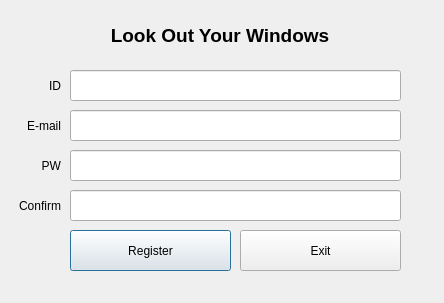
<?xml version="1.0" encoding="UTF-8"?>
<ui version="4.0">
 <class>Dialog</class>
 <widget class="QDialog" name="Dialog">
  <property name="geometry">
   <rect>
    <x>0</x>
    <y>0</y>
    <width>444</width>
    <height>303</height>
   </rect>
  </property>
  <property name="windowTitle">
   <string>Dialog</string>
  </property>
  <widget class="QLineEdit" name="lineedit_id">
   <property name="geometry">
    <rect>
     <x>70</x>
     <y>70</y>
     <width>331</width>
     <height>31</height>
    </rect>
   </property>
   <property name="text">
    <string/>
   </property>
  </widget>
  <widget class="QPushButton" name="btn_register">
   <property name="geometry">
    <rect>
     <x>70</x>
     <y>230</y>
     <width>161</width>
     <height>41</height>
    </rect>
   </property>
   <property name="text">
    <string>Register</string>
   </property>
  </widget>
  <widget class="QLabel" name="lbl_id">
   <property name="geometry">
    <rect>
     <x>30</x>
     <y>70</y>
     <width>31</width>
     <height>31</height>
    </rect>
   </property>
   <property name="layoutDirection">
    <enum>Qt::LeftToRight</enum>
   </property>
   <property name="text">
    <string>ID</string>
   </property>
   <property name="alignment">
    <set>Qt::AlignRight|Qt::AlignTrailing|Qt::AlignVCenter</set>
   </property>
  </widget>
  <widget class="QLabel" name="lbl_password">
   <property name="geometry">
    <rect>
     <x>30</x>
     <y>150</y>
     <width>31</width>
     <height>31</height>
    </rect>
   </property>
   <property name="text">
    <string>PW</string>
   </property>
   <property name="alignment">
    <set>Qt::AlignRight|Qt::AlignTrailing|Qt::AlignVCenter</set>
   </property>
  </widget>
  <widget class="QLineEdit" name="lineedit_password">
   <property name="geometry">
    <rect>
     <x>70</x>
     <y>150</y>
     <width>331</width>
     <height>31</height>
    </rect>
   </property>
   <property name="text">
    <string/>
   </property>
   <property name="echoMode">
    <enum>QLineEdit::Password</enum>
   </property>
  </widget>
  <widget class="QLineEdit" name="lineedit_email">
   <property name="geometry">
    <rect>
     <x>70</x>
     <y>110</y>
     <width>331</width>
     <height>31</height>
    </rect>
   </property>
   <property name="text">
    <string/>
   </property>
  </widget>
  <widget class="QLabel" name="lbl_email">
   <property name="geometry">
    <rect>
     <x>0</x>
     <y>110</y>
     <width>61</width>
     <height>31</height>
    </rect>
   </property>
   <property name="text">
    <string>E-mail</string>
   </property>
   <property name="alignment">
    <set>Qt::AlignRight|Qt::AlignTrailing|Qt::AlignVCenter</set>
   </property>
  </widget>
  <widget class="QLabel" name="lbl_title">
   <property name="geometry">
    <rect>
     <x>70</x>
     <y>20</y>
     <width>300</width>
     <height>30</height>
    </rect>
   </property>
   <property name="font">
    <font>
     <family>Arial</family>
     <pointsize>14</pointsize>
     <weight>75</weight>
     <bold>true</bold>
    </font>
   </property>
   <property name="text">
    <string>Look Out Your Windows</string>
   </property>
   <property name="alignment">
    <set>Qt::AlignCenter</set>
   </property>
  </widget>
  <widget class="QPushButton" name="btn_exit">
   <property name="geometry">
    <rect>
     <x>240</x>
     <y>230</y>
     <width>161</width>
     <height>41</height>
    </rect>
   </property>
   <property name="text">
    <string>Exit</string>
   </property>
  </widget>
  <widget class="QLineEdit" name="lineedit_confirm">
   <property name="geometry">
    <rect>
     <x>70</x>
     <y>190</y>
     <width>331</width>
     <height>31</height>
    </rect>
   </property>
   <property name="text">
    <string/>
   </property>
   <property name="echoMode">
    <enum>QLineEdit::Password</enum>
   </property>
  </widget>
  <widget class="QLabel" name="lbl_confirm">
   <property name="geometry">
    <rect>
     <x>10</x>
     <y>190</y>
     <width>51</width>
     <height>31</height>
    </rect>
   </property>
   <property name="text">
    <string>Confirm</string>
   </property>
   <property name="alignment">
    <set>Qt::AlignRight|Qt::AlignTrailing|Qt::AlignVCenter</set>
   </property>
  </widget>
 </widget>
 <tabstops>
  <tabstop>lineedit_id</tabstop>
  <tabstop>lineedit_email</tabstop>
  <tabstop>lineedit_password</tabstop>
  <tabstop>lineedit_confirm</tabstop>
  <tabstop>btn_register</tabstop>
  <tabstop>btn_exit</tabstop>
 </tabstops>
 <resources/>
 <connections/>
</ui>
